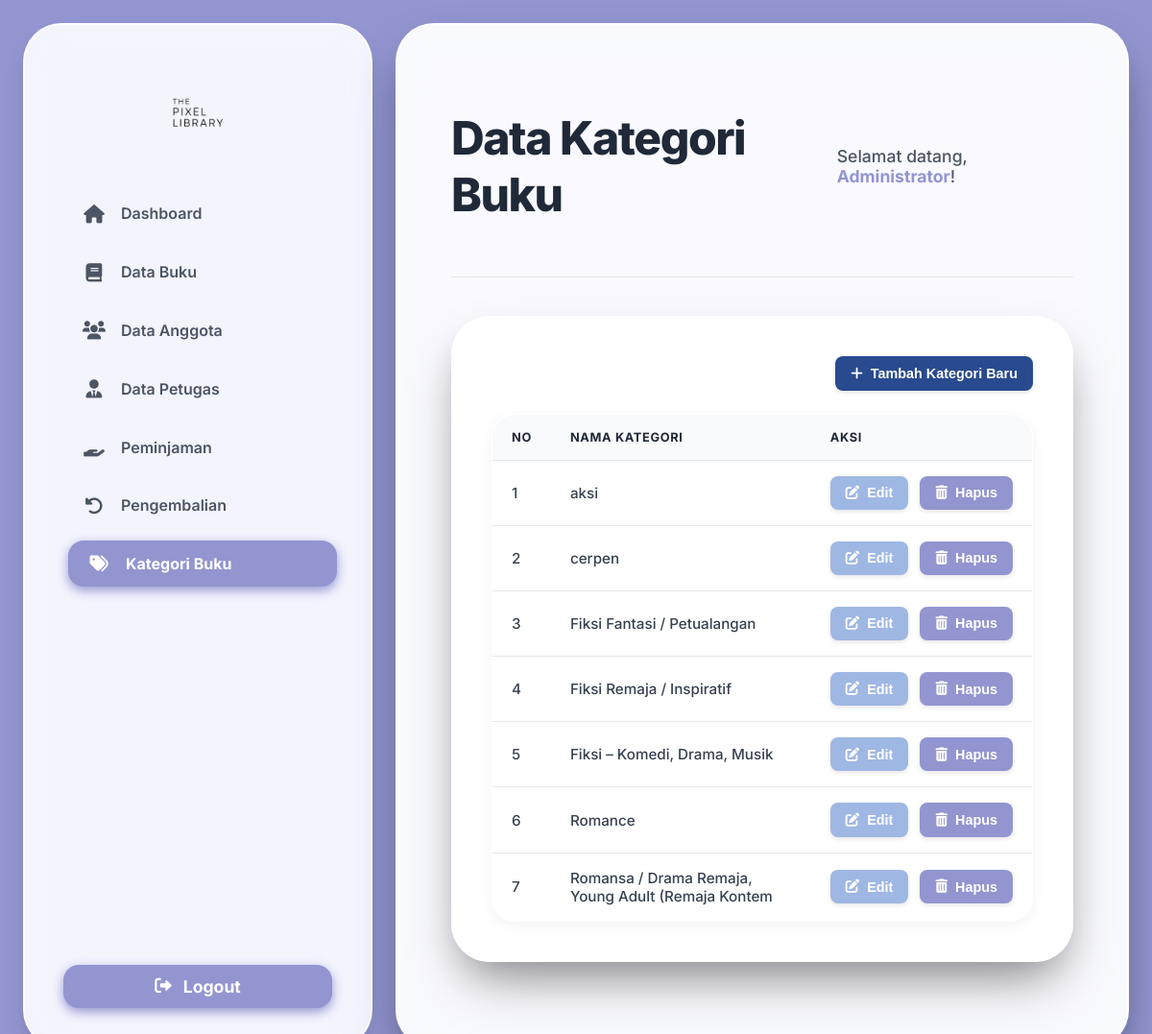
The page /data_kategori.php (signed in) on the database its author committed.
### tables this page shows
CREATE TABLE `kategori` (
  `id_kategori` int(11) NOT NULL,
  `nama_kategori` varchar(50) DEFAULT NULL
);

### data_kategori.php (the view, shortened to what this page needs)
<?php
include 'koneksi.php';
$nama_petugas_session = $_SESSION['nama_petugas'];
$sql = "SELECT id_kategori, nama_kategori FROM kategori ORDER BY nama_kategori ASC";
$result = $koneksi->query($sql);
$kategori_data = [];
if ($result->num_rows > 0) {
    while ($row = $result->fetch_assoc()) {
        $kategori_data[] = $row;
    }
}
?>
<!DOCTYPE html>
<html lang="id">
<head>
    <link rel="stylesheet" href="https://cdnjs.cloudflare.com/ajax/libs/font-awesome/6.0.0-beta3/css/all.min.css">
</head>
<body>
    <aside class="sidebar">
        <div>
            <div class="sidebar-header">
                <img src="uploads/logo1.png" alt="Book Icon">
            </div>
            <nav>
                <ul>
                    <li>
                        <a href="dashboard.php" class="sidebar-item">
                            <i class="fas fa-home"></i>
                            <span>Dashboard</span>
                        </a>
                    </li>
                    <li>
                        <a href="data_buku.php" class="sidebar-item">
                            <i class="fas fa-book"></i>
                            <span>Data Buku</span>
                        </a>
                    </li>
                    <li>
                        <a href="data_anggota.php" class="sidebar-item">
                            <i class="fas fa-users"></i>
                            <span>Data Anggota</span>
                        </a>
                    </li>
                    <li>
                        <a href="data_petugas.php" class="sidebar-item">
                            <i class="fas fa-user-tie"></i>
                            <span>Data Petugas</span>
                        </a>
                    </li>
                    <li>
                        <a href="data_peminjaman.php" class="sidebar-item">
                            <i class="fas fa-hand-holding"></i>
                            <span>Peminjaman</span>
                        </a>
                    </li>
                    <li>
                        <a href="data_pengembalian.php" class="sidebar-item">
                            <i class="fas fa-undo-alt"></i>
                            <span>Pengembalian</span>
                        </a>
                    </li>
                    <li>
                        <a href="data_kategori.php" class="sidebar-item active">
                            <i class="fas fa-tags"></i>
                            <span>Kategori Buku</span>
                        </a>
                    </li>
                </ul>
            </nav>
        </div>
        <div>
            <a href="logout.php" class="logout-button">
                <i class="fas fa-sign-out-alt"></i>
                Logout
            </a>
        </div>
    </aside>
    <main class="main-content-wrapper">
        <header class="main-header">
            <h1 class="main-header-title">Data Kategori Buku</h1>
            <div class="welcome-message">
                Selamat datang, <span><?php echo htmlspecialchars($nama_petugas_session); ?></span>!
            </div>
        </header>
        <section class="card-data-table">
            <div class="table-controls">
                <button id="addKategoriBtn" class="action-btn btn-add">
                    <i class="fas fa-plus"></i> Tambah Kategori Baru
                </button>
            </div>
            <div class="table-container">
                <table>
                    <thead>
                        <tr>
                            <th>No</th>
                            <th>Nama Kategori</th>
                            <th>Aksi</th>
                        </tr>
                    </thead>
                    <tbody>
                        <?php if (empty($kategori_data)): ?>
                            <tr>
                                <td colspan="3" class="text-center-col" style="padding: 2rem; color: #6b7280; font-weight: normal;">Tidak ada data kategori yang tersedia.</td>
                            </tr>
                        <?php else: ?>
                            <?php $no = 1;
                            foreach ($kategori_data as $kategori): ?>
                                <tr>
                                    <td><?php echo $no++; ?></td>
                                    <td><?php echo htmlspecialchars($kategori['nama_kategori']); ?></td>
                                    <td class="whitespace-nowrap">
                                        <button class="action-btn btn-edit"
                                            data-id="<?php echo $kategori['id_kategori']; ?>"
                                            data-nama="<?php echo htmlspecialchars($kategori['nama_kategori']); ?>"
                                            onclick="openEditModal(this)">
                                            <i class="fas fa-edit"></i> Edit
                                        </button>
                                        <button class="action-btn btn-delete"
                                            data-id="<?php echo $kategori['id_kategori']; ?>"
                                            data-nama="<?php echo htmlspecialchars($kategori['nama_kategori']); ?>"
                                            onclick="openDeleteModal(this)">
                                            <i class="fas fa-trash-alt"></i> Hapus
                                        </button>
                                    </td>
                                </tr>
                            <?php endforeach; ?>
                        <?php endif; ?>
                    </tbody>
                </table>
            </div>
        </section>
    </main>
</body>
</html>

### data_kategori.php (style rules this page uses)
body { font-family: 'Inter', sans-serif; background: #9295d0; min-height: 100vh; padding: 1.5rem; overflow-x: hidden; overflow-y: auto; display: flex; gap: 1.5rem; box-sizing: border-box; margin: 0; }
.sidebar { background-color: rgba(255, 255, 255, 0.9); border-radius: 2.5rem; box-shadow: 0 15px 30px -8px rgba(0, 0, 0, 0.15), 0 8px 15px -4px rgba(0, 0, 0, 0.08); backdrop-filter: blur(20px) saturate(1.5); border: 2px solid rgba(255, 255, 255, 0.6); padding: 2.5rem; width: 280px; flex-shrink: 0; display: flex; flex-direction: column; justify-content: space-between; animation: fadeInLeft 0.8s ease-out forwards; transform: translateX(-20px); opacity: 0; }
.sidebar-header { font-size: 2.2rem; font-weight: 800; color: #1F2937; margin-bottom: 2rem; text-align: center; letter-spacing: -0.02em; }
.sidebar-header img { width: 100px; height: 100px; object-fit: contain; margin: 0 auto; display: block; }
.sidebar nav ul { list-style: none; padding: 0; margin: 0; }
.sidebar-item { display: flex; align-items: center; padding: 0.9rem 1.25rem; border-radius: 1rem; color: #4B5563; font-weight: 600; transition: all 0.2s cubic-bezier(0.25, 0.8, 0.25, 1); position: relative; overflow: hidden; margin-bottom: 0.75rem; text-decoration: none; }
.sidebar-item.active { background: #9295d0; color: white; font-weight: 700; box-shadow: 0 4px 12px #9295d0; transform: translateX(5px); }
.sidebar-item i { margin-right: 1rem; font-size: 1.2rem; width: 1.5rem; text-align: center; }
.logout-button { display: flex; align-items: center; justify-content: center; padding: 0.75rem 1.25rem; border-radius: 1rem; font-size: 1.1rem; font-weight: 700; background: #9295d0; color: white; box-shadow: 0 4px 12px #9295d0; transition: all 0.3s cubic-bezier(0.25, 0.8, 0.25, 1); position: relative; overflow: hidden; cursor: pointer; text-decoration: none; border: none; margin: 2rem auto 0 auto; }
.logout-button i { margin-right: 0.75rem; }
.main-content-wrapper { flex: 1; background-color: rgba(255, 255, 255, 0.95); border-radius: 2.5rem; box-shadow: 0 30px 60px -15px rgba(0, 0, 0, 0.35), 0 20px 40px -10px rgba(0, 0, 0, 0.2); backdrop-filter: blur(30px) saturate(1.8); border: 2px solid rgba(255, 255, 255, 0.7); padding: 3.5rem; overflow-y: auto; animation: fadeInRight 0.8s ease-out forwards; transform: translateX(20px); opacity: 0; }
.main-header { display: flex; justify-content: space-between; align-items: center; margin-bottom: 2.5rem; padding-bottom: 1.5rem; border-bottom: 1px solid #E5E7EB; }
.main-header-title { font-size: 3rem; font-weight: 800; color: #1F2937; letter-spacing: -0.03em; }
.welcome-message { font-size: 1.1rem; color: #4B5563; font-weight: 500; }
.welcome-message span { color: #9295d0; font-weight: 700; }
.card-data-table { background-color: rgba(255, 255, 255, 0.95); border-radius: 2.5rem; box-shadow: 0 30px 60px -15px rgba(0, 0, 0, 0.35), 0 20px 40px -10px rgba(0, 0, 0, 0.2); backdrop-filter: blur(30px) saturate(1.8); border: 2px solid rgba(255, 255, 255, 0.7); padding: 2.5rem; margin-bottom: 2rem; }
.table-controls { display: flex; justify-content: flex-end; margin-bottom: 1.5rem; }
.table-container { overflow-x: auto; border-radius: 1.5rem; border: 1px solid rgba(255, 255, 255, 0.5); box-shadow: 0 4px 15px rgba(0, 0, 0, 0.05); }
table { width: 100%; border-collapse: separate; border-spacing: 0; overflow: hidden; min-width: 500px; }
th, td { padding: 1rem 1.25rem; text-align: left; border-bottom: 1px solid #E5E7EB; font-size: 0.95rem; color: #374151; }
th { background-color: #F9FAFB; font-weight: 700; color: #1F2937; text-transform: uppercase; font-size: 0.8rem; letter-spacing: 0.05em; position: sticky; top: 0; z-index: 10; }
thead th:first-child { border-top-left-radius: 1.5rem; }
thead th:last-child { border-top-right-radius: 1.5rem; }
tbody tr:last-child td { border-bottom: none; }
td { font-weight: 500; }
.whitespace-nowrap { white-space: nowrap; }
.action-btn { background-color: #d8d0e7; color: white; padding: 0.6rem 1rem; border-radius: 0.5rem; font-size: 0.9rem; font-weight: 600; transition: all 0.3s ease; box-shadow: 0 2px 5px rgba(0, 0, 0, 0.1); position: relative; overflow: hidden; border: none; cursor: pointer; display: inline-flex; align-items: center; gap: 0.5rem; text-decoration: none; }
.btn-add { background-color: #294a8f; color: white; }
.btn-edit { background-color: #9fb7e3; color: white; margin-right: 0.5rem; }
.btn-delete { background-color: #9295d0; color: white; }

### rows shown on the page
kategori: nama_kategori "aksi"
kategori: nama_kategori "cerpen"
kategori: nama_kategori "Fiksi Fantasi / Petualangan"
kategori: nama_kategori "Fiksi Remaja / Inspiratif"
kategori: nama_kategori "Fiksi – Komedi, Drama, Musik"
kategori: nama_kategori "Romance"
kategori: nama_kategori "Romansa / Drama Remaja, Young Adult (Remaja Kontem"

### other values the page prints
$nama_petugas_session "Administrator"
